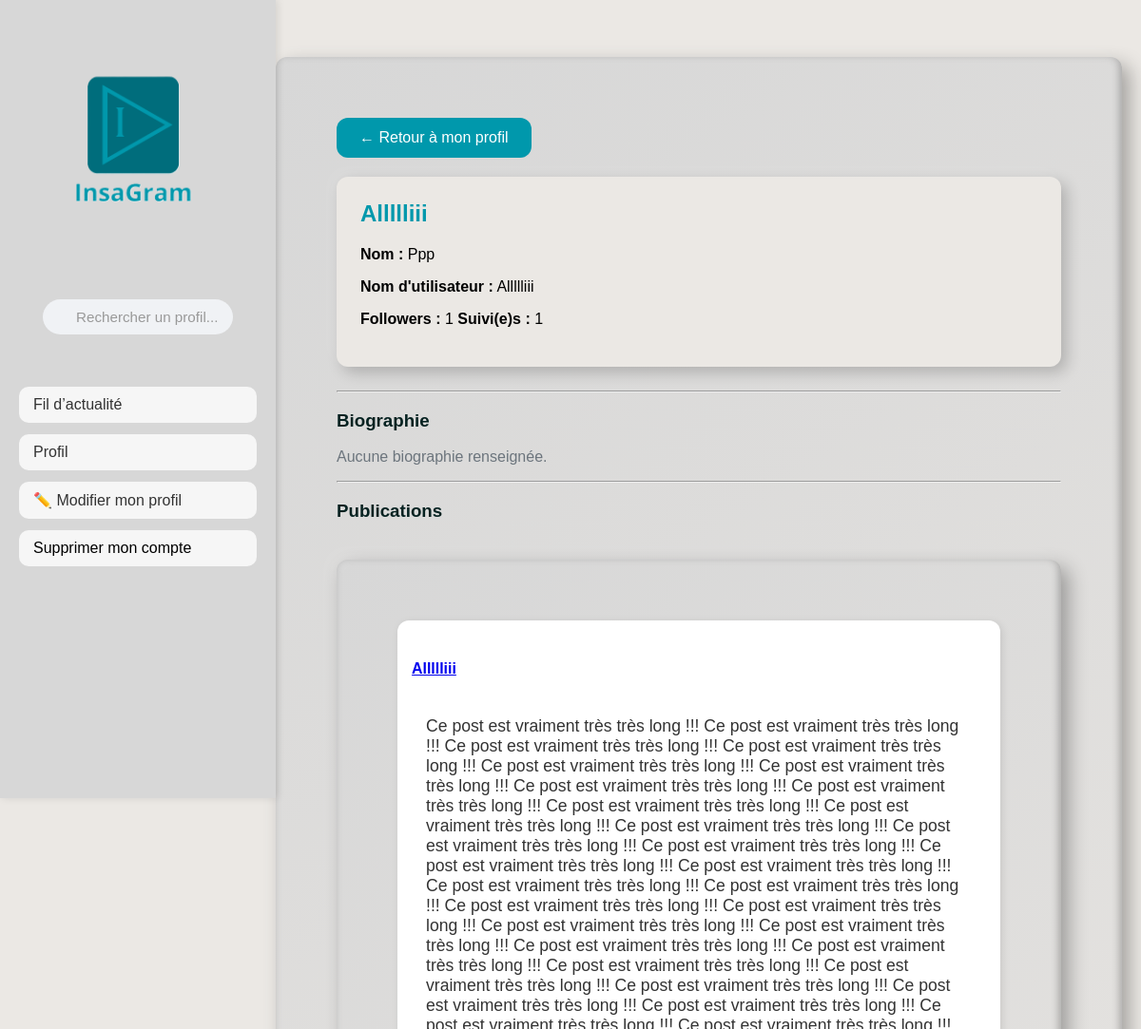
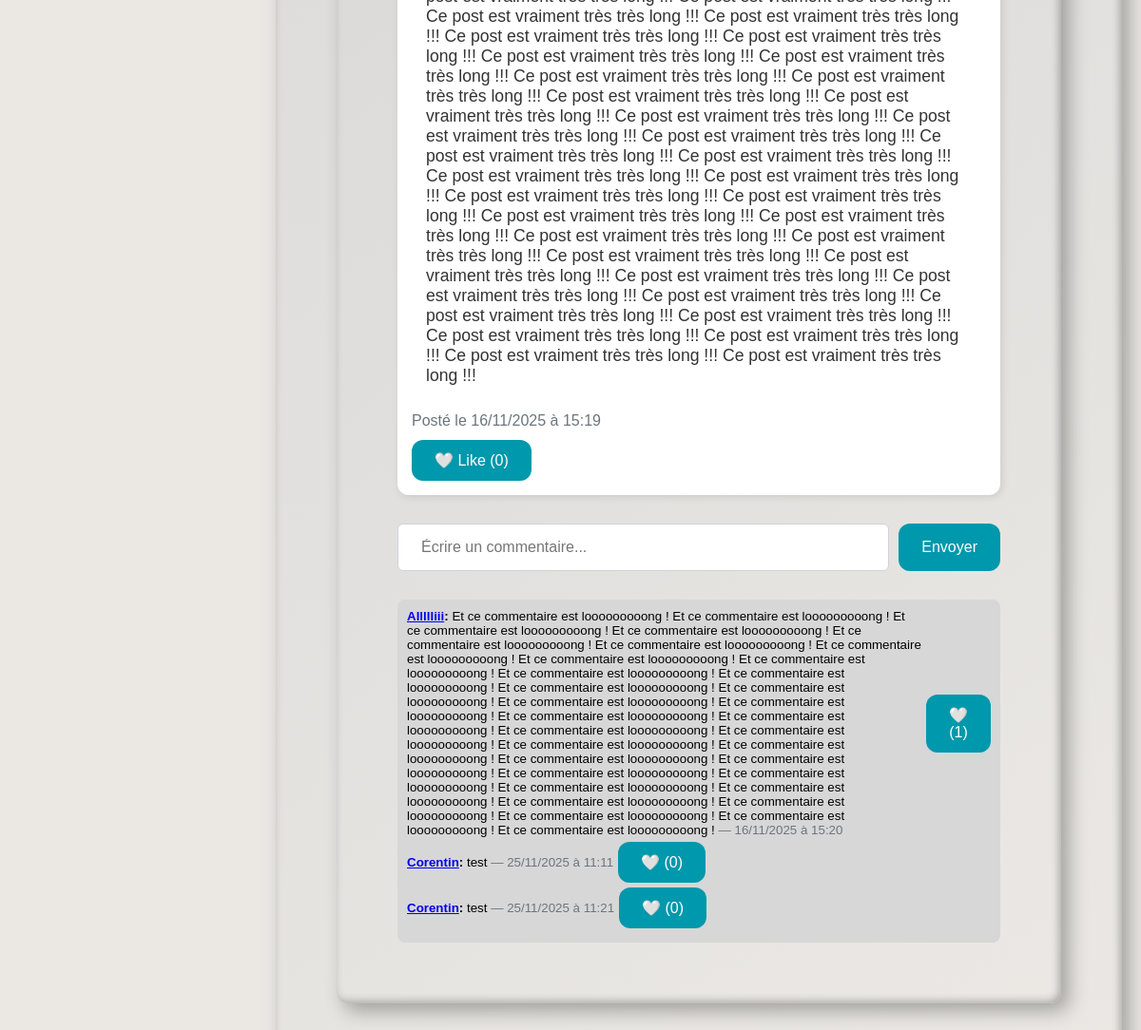
Page /user/Allllliii on the committed database (2 pictures, top to bottom).
### app.py (models this page shows, shortened)
class User(db.Model):
    id = db.Column(db.Integer, primary_key=True)
    name = db.Column(db.String(80), unique=False, nullable=False)
    username = db.Column(db.String(80), unique=True, nullable=False)
    password = db.Column(db.String(80), nullable=False)
    email = db.Column(db.String(120), unique=True, nullable=False)
    biography = db.Column(db.Text, nullable=True)
    posts = db.relationship('Post', backref='author', lazy=True)
    followed = db.relationship(
        'User',
        secondary=followers,
        primaryjoin=(followers.c.follower_id == id),
        secondaryjoin=(followers.c.followed_id == id),
        backref=db.backref('followers', lazy='dynamic'),
        lazy='dynamic'
    )
    @property
    def followers_count(self):
        return self.followers.count()
    @property
    def following_count(self):
        return self.followed.count()

class Post(db.Model):
    id = db.Column(db.Integer, primary_key=True)
    user_id = db.Column(db.Integer, db.ForeignKey('user.id'), nullable=False)
    content = db.Column(db.String(255), nullable=False)
    date_posted = db.Column(db.DateTime, default=lambda: datetime.now(PARIS))
    likes = db.relationship('Like', backref='post', lazy=True)
    comments = db.relationship('Comment', backref='post', lazy=True)

class Comment(db.Model):
    id = db.Column(db.Integer, primary_key=True)
    post_id = db.Column(db.Integer, db.ForeignKey('post.id'), nullable=False)
    user_id = db.Column(db.Integer, db.ForeignKey('user.id'), nullable=False)
    content = db.Column(db.String(255), nullable=False)
    date_posted = db.Column(db.DateTime, default=lambda: datetime.now(PARIS))
    author = db.relationship('User', backref='comments', lazy=True)
    likes = db.relationship('CommentLike', backref='comment', lazy=True)

### app.py (the view)
@app.route('/user/<username>')
def user_profile(username):
    user = User.query.filter_by(username=username).first_or_404()
    posts = Post.query.filter_by(user_id=user.id).order_by(Post.date_posted.desc()).all()
    current_user = None
    liked_post_ids = []
    liked_comment_ids = []
    if 'username' in session:
        current_user = User.query.filter_by(username=session['username']).first()
        liked_post_ids = [like.post_id for like in Like.query.filter_by(user_id=current_user.id).all()]
        liked_comment_ids = [like.comment_id for like in CommentLike.query.filter_by(user_id=current_user.id).all()]
    return render_template(
        'user_profile.html',
        user=user,
        posts=posts,
        current_user=current_user,
        liked_post_ids=liked_post_ids,
        liked_comment_ids=liked_comment_ids
    )

### templates/user_profile.html (shortened to what this page needs)
<!DOCTYPE html>
<html lang="fr">
<head>
    <link rel="stylesheet" href="{{ url_for('static', filename='style.css') }}">
</head>
<body>
<div class="sidebar">
    <img src="{{ url_for('static', filename='images/LOGO_sidebar.png') }}" alt="Logo InsaGram" class="logo">
    <div class="container-search">
        <form method="GET" action="{{ url_for('search') }}" class="search-form">
            <input
                type="text"
                name="q"
                placeholder="Rechercher un profil..."
                aria-label="Rechercher"
                class="search-input-with-icon">
        </form>
    </div>
    <nav class="sidebar-nav">
        <form action="{{ url_for('feed') }}" method="get">
            <button
                type="submit"
                class="sidebar-btn {% if request.endpoint == 'feed' %}active{% endif %}">
                Fil d’actualité
            </button>
        </form>
        <form action="{{ url_for('profile') }}" method="get">
            <button
                type="submit"
                class="sidebar-btn {% if request.endpoint == 'profile' %}active{% endif %}">
                Profil
            </button>
        </form>
        <form action="{{ url_for('edit_profile') }}" method="get">
            <button
                type="submit"
                class="sidebar-btn">
                ✏️ Modifier mon profil
            </button>
        </form>
        <form action="{{ url_for('delete_account') }}" method="get">
            <button
                type="submit"
                class="sidebar-btn btn-danger">
                Supprimer mon compte
            </button>
        </form>
    </nav>
</div>
<div class="main-content bg-light">
<div class="container--lg">
    <a href="{{ url_for('profile') }}" class="btn">← Retour à mon profil</a>
    <div class="user-info">
        <h2>{{ user.username }}</h2>
        <p><b>Nom :</b> {{ user.name }}</p>
        <p><b>Nom d'utilisateur :</b> {{ user.username }}</p>
        <p>
            <b>Followers :</b> <span class="badge bg-primary">{{ user.followers_count }}</span>
            <b>Suivi(e)s :</b> <span class="badge bg-primary">{{ user.following_count }}</span>
        </p>
    </div>
    <hr>
    <h3>Biographie</h3>
    {% if user.biography %}
        <div class="biography">{{ user.biography }}</div>
    {% else %}
        <p class="text-muted">Aucune biographie renseignée.</p>
    {% endif %}
    <hr>
    <h3>Publications</h3>
        {% if posts %}
            {% for post in posts %}
                <div class="container--lg posts-container" id="posts-container" style="display: flex; flex-direction: column; gap: 20px;">
                    <div class="post-card" data-post-id="{{ post.id }}" style="display: flex; gap: 15px; align-items: flex-start;">
                        <div style="flex: 1; background-color: #ffffff; padding: 15px; border-radius: var(--radius-md); box-shadow: 2px 2px 8px rgba(0,0,0,0.1);">
                            <div style="font-size: 1.2rem; margin-bottom: 10px;">
                                <h5 class="card-title mb-2">
                                    <a href="{{ url_for('user_profile', username=post.author.username) }}" class="text-decoration-none text-dark">
                                        {{ post.author.username }}
                                    </a>
                                </h5>
                                <p class="post-content">{{ post.content }}</p>
                                <small class="text-muted">Posté le {{ post.date_posted.strftime('%d/%m/%Y à %H:%M') }}</small>
                            </div>
                                <div style="display: flex; gap: 10px; margin-top: 10px;">
                                    {% set liked = post.id in liked_post_ids %}
                                    <form action="{{ url_for('like_post', post_id=post.id) }}" method="POST" style="display:inline;">
                                        <button type="submit" class="btn btn-sm {% if liked %}btn-danger{% else %}btn-outline-danger{% endif %}">
                                            {% if liked %}❤️{% else %}🤍{% endif %} Like ({{ post.likes | length }})
                                        </button>
                                    </form>
                                </div>
                        </div>
                    </div>
                    <form action="{{ url_for('create_comment', post_id=post.id) }}" method="POST" style="display: flex; width: 100%; gap: 10px; margin-top: 10px;">
                        <input type="text" name="content" class="form-control form-control-sm" placeholder="Écrire un commentaire..." style="flex: 1; min-width: 0;">
                        <button type="submit" class="btn btn-sm btn-primary">Envoyer</button>
                    </form>
                    <div style="background-color: var(--background-2); padding: 10px; border-radius: var(--radius-sm); margin-top: 10px;">
                        {% for comment in post.comments %}
                        <div style="margin-bottom: 5px; display: flex; align-items: center; gap: 5px;">
                            <small class="comment-text">
                                <b><a href="{{ url_for('user_profile', username=comment.author.username) }}" class="text-decoration-none text-dark">{{ comment.author.username }}</a>:</b> {{ comment.content }}
                                <span class="text-muted">— {{ comment.date_posted.strftime('%d/%m/%Y à %H:%M') }}</span>
                            </small>
                                {% set liked_comment = comment.id in liked_comment_ids %}
                                <form action="{{ url_for('like_comment', comment_id=comment.id) }}" method="POST" style="display:inline;">
                                    <button type="submit" class="btn btn-sm {% if liked_comment %}btn-danger{% else %}btn-outline-danger{% endif %}">
                                        {% if liked_comment %}❤️{% else %}🤍{% endif %} ({{ comment.likes | length }})
                                    </button>
                                </form>
                        </div>
                        {% endfor %}
                    </div>
                </div>
            {% endfor %}
        {% endif %}
</div>
</div>
</body>
</html>

### static/style.css (style rules this page uses)
:root { --background: rgb(235, 232, 228); --background-2: rgb(215, 215, 215); --bleu-ombre: #00485280; --bleu-1: #006d7cff; --bleu-2: #0098acff; --bleu-3: #00c7e153; --vert-ombre: #193e0068; --vert-1: #327c01ff; --vert-2: #46b000ff; --vert-3: #54d30046; --radius-sm: 8px; --radius-md: 12px; --radius-lg: 18px; --soft: rgba(0,127,127,0.06); --text: #062221ff; }
body { font-family: Arial, sans-serif; background-color: var(--background); display: block; margin: 0 auto; width: 100%; max-width: 1200px; min-height: 100vh; overflow-x: hidden; }
.sidebar { position: fixed; top: 0; left: 0; height: 100vh; width: 250px; background-color: var(--background-2); padding: 20px; box-shadow: 2px 0 8px rgba(0,0,0,0.1); display: flex; flex-direction: column; gap: 15px; z-index: 100; }
.sidebar-nav { display: flex; flex-direction: column; gap: 12px; width: 100%; margin-top: 20px; }
.sidebar-btn { display: block; width: 100%; background-color: #f6f6f6; border: none; color: #333; font-size: 1rem; font-weight: 500; padding: 10px 15px; border-radius: 10px; cursor: pointer; text-align: left; transition: all 0.3s ease; }
.sidebar-btn.btn-danger { width: 100%; background-color: #f6f6f6; color: #000000; }
.sidebar-nav form { width: 100%; }
.main-content { margin-left: 270px; padding: 20px; }
.container-search { width: 100%; display: flex; justify-content: center; align-items: center; margin: 20px 0; }
.search-form { position: relative; width: 80%; max-width: 220px; display: flex; justify-content: center; }
.search-input-with-icon { width: 100%; padding: 10px 15px 10px 35px; background-color: #f0f2f5; border: none; border-radius: 25px; font-size: 0.95rem; color: #333; text-align: left; transition: all 0.3s ease; outline: none; }
.search-input-with-icon::placeholder { color: #999; }
.container--lg { background: linear-gradient(145deg, var(--background-2), var(--background)); max-width: 2000px; padding: 64px; margin: 40px auto; text-align: left; box-shadow: 8px 8px 20px rgba(0, 0, 0, 0.3), -8px -8px 20px rgba(255, 255, 255, 0.1), inset 2px 2px 8px rgba(255, 255, 255, 0.2), inset -2px -2px 8px rgba(0, 0, 0, 0.3); border-radius: var(--radius-md); }
.form-control { display: block; padding: 12px 24px; font-size: 16px; line-height: 1.5; color: #212529; background-color: #fff; border: 1px solid #ced4da; border-radius: 0.375rem; transition: border-color .15s ease-in-out, box-shadow .15s ease-in-out; }
img.logo { width: 240px; margin-bottom: 20px; }
.post-content, .comment-text { white-space: normal; overflow-wrap: break-word; word-break: break-word; }
.text-muted { color: #6c757d !important; }
.btn { background-color: var(--bleu-2); color: white; padding: 12px 24px; border: none; border-radius: var(--radius-md); font-size: 16px; cursor: pointer; transition: background-color 0.3s, transform 0.2s; text-decoration: none; display: inline-block; }
.btn:link, .btn:visited, .btn:hover, .btn:active { text-decoration: none !important; }

### templates/user_profile.html (style rules this page uses)
.post-content { font-size: 1.1rem; color: #333; background-color: #fff; border-radius: var(--radius-sm); padding: 15px; margin: 10px 0; }
.user-info { background-color: var(--background); border-radius: var(--radius-md); box-shadow: 6px 6px 16px rgba(0, 0, 0, 0.2), -6px -6px 16px rgba(255, 255, 255, 0.1); padding: 25px; margin-bottom: 25px; margin-top: 20px; }
.user-info h2 { margin-top: 0; color: var(--bleu-2); }
h2, h3 { color: var(--text); }

### rows in the picture
User: username "Allllliii", name "Ppp"
Post: author.username "Allllliii", content "Ce post est vraiment très très long !!! Ce post est vraiment très très long !!! Ce post est vraiment très très long !!! Ce post est vraiment très très long !!! Ce post est vraiment très très long !!! Ce post est vraiment très très long !!! Ce post est vraiment très très long !!! Ce post est vraiment très très long !!! Ce post est vraiment très très long !!! Ce post est vraiment très très long !!! Ce post est vraiment très très long !!! Ce post est vraiment très très long !!! Ce post est vraiment très très long !!! Ce post est vraiment très très long !!! Ce post est vraiment très très long !!! Ce post est vraiment très très long !!! Ce post est vraiment très très long !!! Ce post est…", date_posted "16/11/2025 à 15:19", likes|length "0"
Comment: author.username "Allllliii", content "Et ce commentaire est looooooooong ! Et ce commentaire est looooooooong ! Et ce commentaire est looooooooong ! Et ce commentaire est looooooooong ! Et ce commentaire est looooooooong ! Et ce commentaire est looooooooong ! Et ce commentaire est looooooooong ! Et ce commentaire est looooooooong ! Et ce commentaire est looooooooong ! Et ce commentaire est looooooooong ! Et ce commentaire est looooooooong ! Et ce commentaire est looooooooong ! Et ce commentaire est looooooooong ! Et ce commentaire est looooooooong ! Et ce commentaire est looooooooong ! Et ce commentaire est looooooooong ! Et ce commentaire est looooooooong ! Et ce commentaire est looooooooong ! Et ce commentaire est…", date_posted "16/11/2025 à 15:20", likes|length "1"
Comment: author.username "Corentin", content "test", date_posted "25/11/2025 à 11:11", likes|length "0"
Comment: author.username "Corentin", content "test", date_posted "25/11/2025 à 11:21", likes|length "0"

### other values in the picture
{{ user.followers_count }} "1"
{{ user.following_count }} "1"
